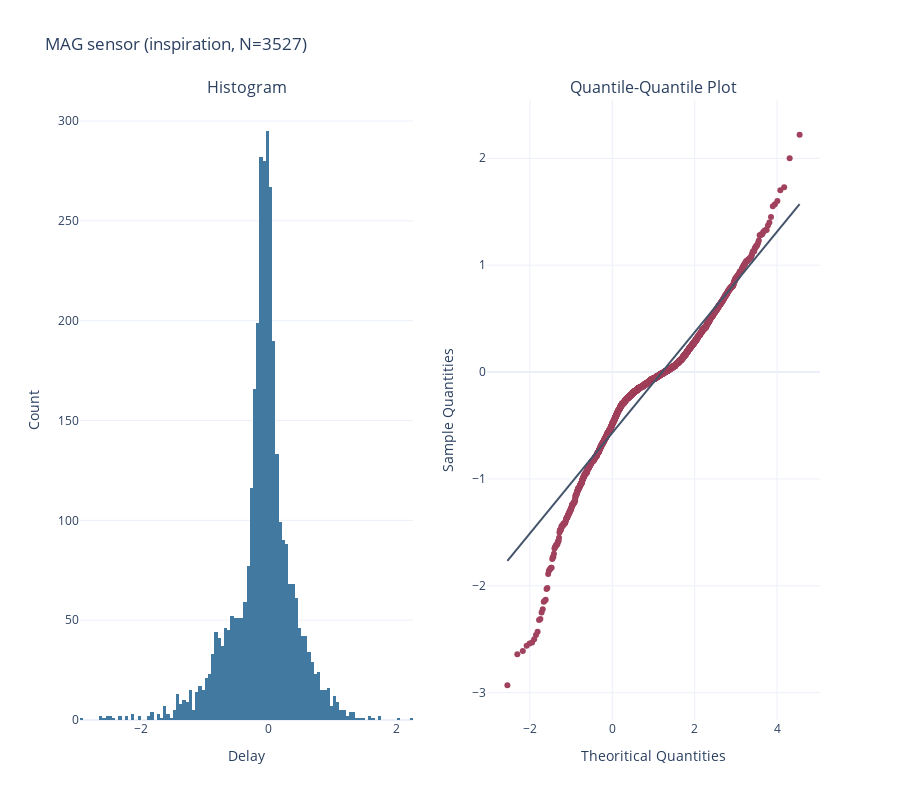
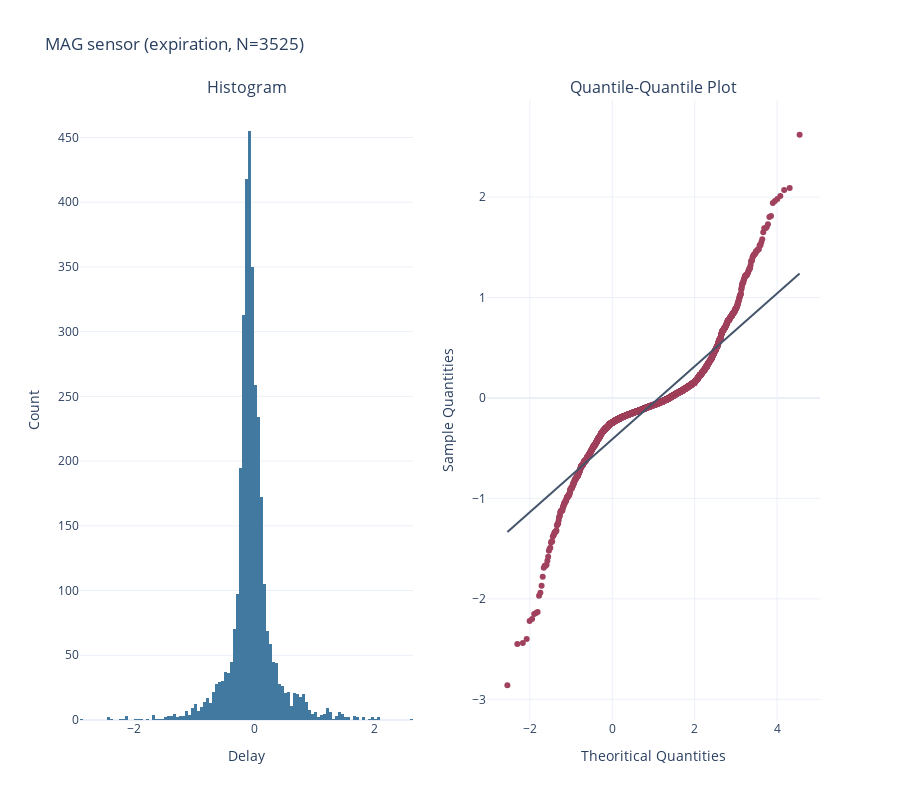
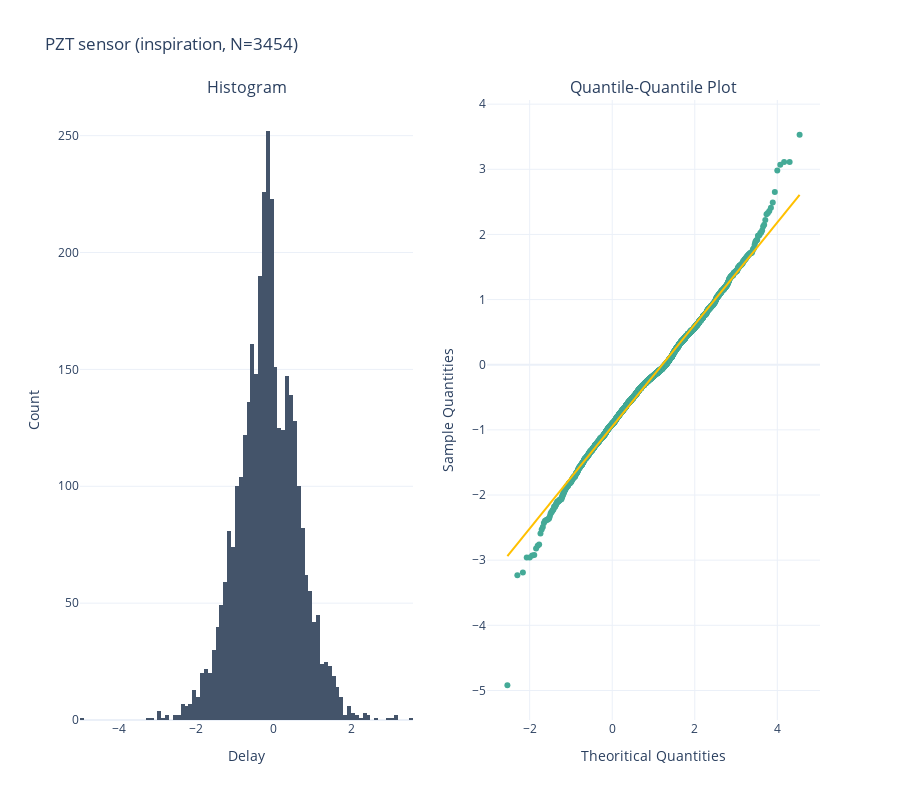
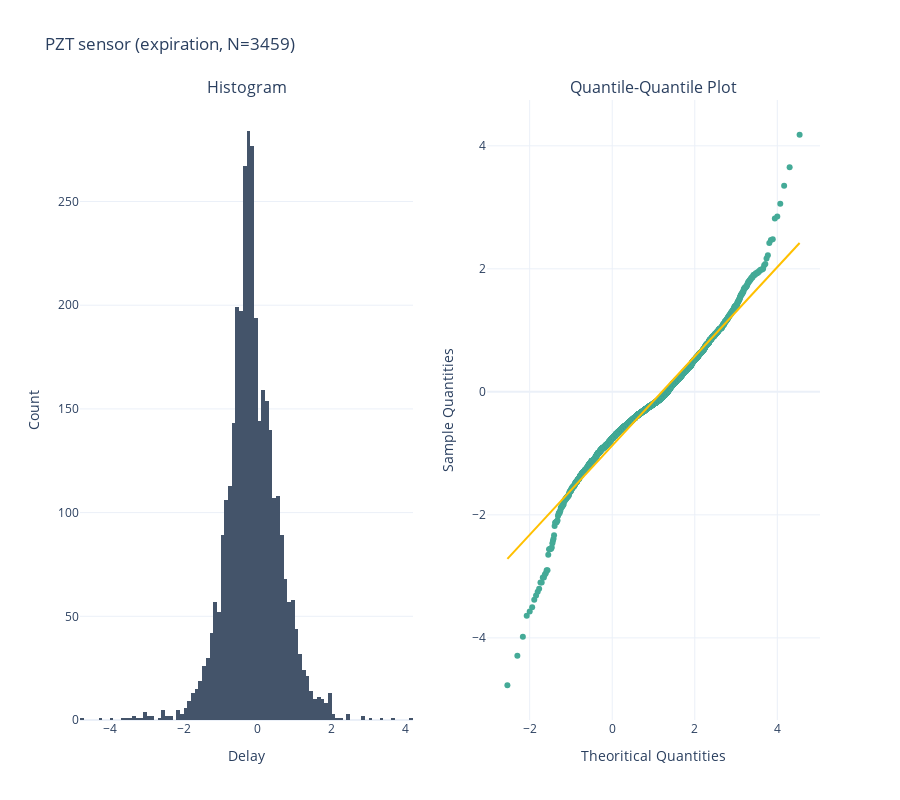

Notebook code for these charts, in order:
### Markdown cell above
### Event-specific delay analysis

### Code cell
normality_test(delays_i_all_scientisst, sensor="MAG", type="inspiration")
normality_test(delays_e_all_scientisst, sensor="MAG", type="expiration")
normality_test(delays_i_all_bitalino, sensor="PZT", type="inspiration", categorical_palette=CATEGORICAL_PALETTE[2:])
normality_test(delays_e_all_bitalino, sensor="PZT", type="expiration", categorical_palette=CATEGORICAL_PALETTE[2:])

### Figure 1 — Plotly figure (JSON) as saved in the notebook; plotly's stock layout.template omitted (floating-point values rounded to 4 significant figures; data arrays with more than 128 entries replaced by an {"elided": "..."} marker saying what was removed)
{"data": [{"marker": {"color": "#4179A0"}, "type": "histogram", "x": {"elided": "3527 float values"}, "xaxis": "x", "yaxis": "y"}, {"marker": {"color": "#A0415D"}, "mode": "markers", "type": "scatter", "x": {"elided": "3527 float values"}, "xaxis": "x2", "y": {"elided": "3527 float values"}, "yaxis": "y2"}, {"line": {"color": "#44546A"}, "mode": "lines", "type": "scatter", "x": [-2.545, 4.545], "xaxis": "x2", "y": [-1.766, 1.57], "yaxis": "y2"}], "layout": {"annotations": [{"font": {"size": 16}, "showarrow": false, "text": "Histogram", "x": 0.225, "xanchor": "center", "xref": "paper", "y": 1, "yanchor": "bottom", "yref": "paper"}, {"font": {"size": 16}, "showarrow": false, "text": "Quantile-Quantile Plot", "x": 0.775, "xanchor": "center", "xref": "paper", "y": 1, "yanchor": "bottom", "yref": "paper"}], "height": 800, "showlegend": false, "title": {"text": "MAG sensor (inspiration, N=3527)"}, "width": 900, "xaxis": {"anchor": "y", "domain": [0, 0.45], "title": {"text": "Delay"}, "zeroline": false}, "xaxis2": {"anchor": "y2", "domain": [0.55, 1], "title": {"text": "Theoritical Quantities"}, "zeroline": false}, "yaxis": {"anchor": "x", "domain": [0, 1], "title": {"text": "Count"}}, "yaxis2": {"anchor": "x2", "domain": [0, 1], "title": {"text": "Sample Quantities"}}}}

### Figure 2 — Plotly figure (JSON) as saved in the notebook; plotly's stock layout.template omitted (floating-point values rounded to 4 significant figures; data arrays with more than 128 entries replaced by an {"elided": "..."} marker saying what was removed)
{"data": [{"marker": {"color": "#4179A0"}, "type": "histogram", "x": {"elided": "3525 float values"}, "xaxis": "x", "yaxis": "y"}, {"marker": {"color": "#A0415D"}, "mode": "markers", "type": "scatter", "x": {"elided": "3525 float values"}, "xaxis": "x2", "y": {"elided": "3525 float values"}, "yaxis": "y2"}, {"line": {"color": "#44546A"}, "mode": "lines", "type": "scatter", "x": [-2.545, 4.545], "xaxis": "x2", "y": [-1.334, 1.238], "yaxis": "y2"}], "layout": {"annotations": [{"font": {"size": 16}, "showarrow": false, "text": "Histogram", "x": 0.225, "xanchor": "center", "xref": "paper", "y": 1, "yanchor": "bottom", "yref": "paper"}, {"font": {"size": 16}, "showarrow": false, "text": "Quantile-Quantile Plot", "x": 0.775, "xanchor": "center", "xref": "paper", "y": 1, "yanchor": "bottom", "yref": "paper"}], "height": 800, "showlegend": false, "title": {"text": "MAG sensor (expiration, N=3525)"}, "width": 900, "xaxis": {"anchor": "y", "domain": [0, 0.45], "title": {"text": "Delay"}, "zeroline": false}, "xaxis2": {"anchor": "y2", "domain": [0.55, 1], "title": {"text": "Theoritical Quantities"}, "zeroline": false}, "yaxis": {"anchor": "x", "domain": [0, 1], "title": {"text": "Count"}}, "yaxis2": {"anchor": "x2", "domain": [0, 1], "title": {"text": "Sample Quantities"}}}}

### Figure 3 — Plotly figure (JSON) as saved in the notebook; plotly's stock layout.template omitted (floating-point values rounded to 4 significant figures; data arrays with more than 128 entries replaced by an {"elided": "..."} marker saying what was removed)
{"data": [{"marker": {"color": "#44546A"}, "type": "histogram", "x": {"elided": "3454 float values"}, "xaxis": "x", "yaxis": "y"}, {"marker": {"color": "#44AA97"}, "mode": "markers", "type": "scatter", "x": {"elided": "3454 float values"}, "xaxis": "x2", "y": {"elided": "3454 float values"}, "yaxis": "y2"}, {"line": {"color": "#FFC000"}, "mode": "lines", "type": "scatter", "x": [-2.539, 4.539], "xaxis": "x2", "y": [-2.938, 2.608], "yaxis": "y2"}], "layout": {"annotations": [{"font": {"size": 16}, "showarrow": false, "text": "Histogram", "x": 0.225, "xanchor": "center", "xref": "paper", "y": 1, "yanchor": "bottom", "yref": "paper"}, {"font": {"size": 16}, "showarrow": false, "text": "Quantile-Quantile Plot", "x": 0.775, "xanchor": "center", "xref": "paper", "y": 1, "yanchor": "bottom", "yref": "paper"}], "height": 800, "showlegend": false, "title": {"text": "PZT sensor (inspiration, N=3454)"}, "width": 900, "xaxis": {"anchor": "y", "domain": [0, 0.45], "title": {"text": "Delay"}, "zeroline": false}, "xaxis2": {"anchor": "y2", "domain": [0.55, 1], "title": {"text": "Theoritical Quantities"}, "zeroline": false}, "yaxis": {"anchor": "x", "domain": [0, 1], "title": {"text": "Count"}}, "yaxis2": {"anchor": "x2", "domain": [0, 1], "title": {"text": "Sample Quantities"}}}}

### Figure 4 — Plotly figure (JSON) as saved in the notebook; plotly's stock layout.template omitted (floating-point values rounded to 4 significant figures; data arrays with more than 128 entries replaced by an {"elided": "..."} marker saying what was removed)
{"data": [{"marker": {"color": "#44546A"}, "type": "histogram", "x": {"elided": "3459 float values"}, "xaxis": "x", "yaxis": "y"}, {"marker": {"color": "#44AA97"}, "mode": "markers", "type": "scatter", "x": {"elided": "3459 float values"}, "xaxis": "x2", "y": {"elided": "3459 float values"}, "yaxis": "y2"}, {"line": {"color": "#FFC000"}, "mode": "lines", "type": "scatter", "x": [-2.54, 4.54], "xaxis": "x2", "y": [-2.717, 2.42], "yaxis": "y2"}], "layout": {"annotations": [{"font": {"size": 16}, "showarrow": false, "text": "Histogram", "x": 0.225, "xanchor": "center", "xref": "paper", "y": 1, "yanchor": "bottom", "yref": "paper"}, {"font": {"size": 16}, "showarrow": false, "text": "Quantile-Quantile Plot", "x": 0.775, "xanchor": "center", "xref": "paper", "y": 1, "yanchor": "bottom", "yref": "paper"}], "height": 800, "showlegend": false, "title": {"text": "PZT sensor (expiration, N=3459)"}, "width": 900, "xaxis": {"anchor": "y", "domain": [0, 0.45], "title": {"text": "Delay"}, "zeroline": false}, "xaxis2": {"anchor": "y2", "domain": [0.55, 1], "title": {"text": "Theoritical Quantities"}, "zeroline": false}, "yaxis": {"anchor": "x", "domain": [0, 1], "title": {"text": "Count"}}, "yaxis2": {"anchor": "x2", "domain": [0, 1], "title": {"text": "Sample Quantities"}}}}
